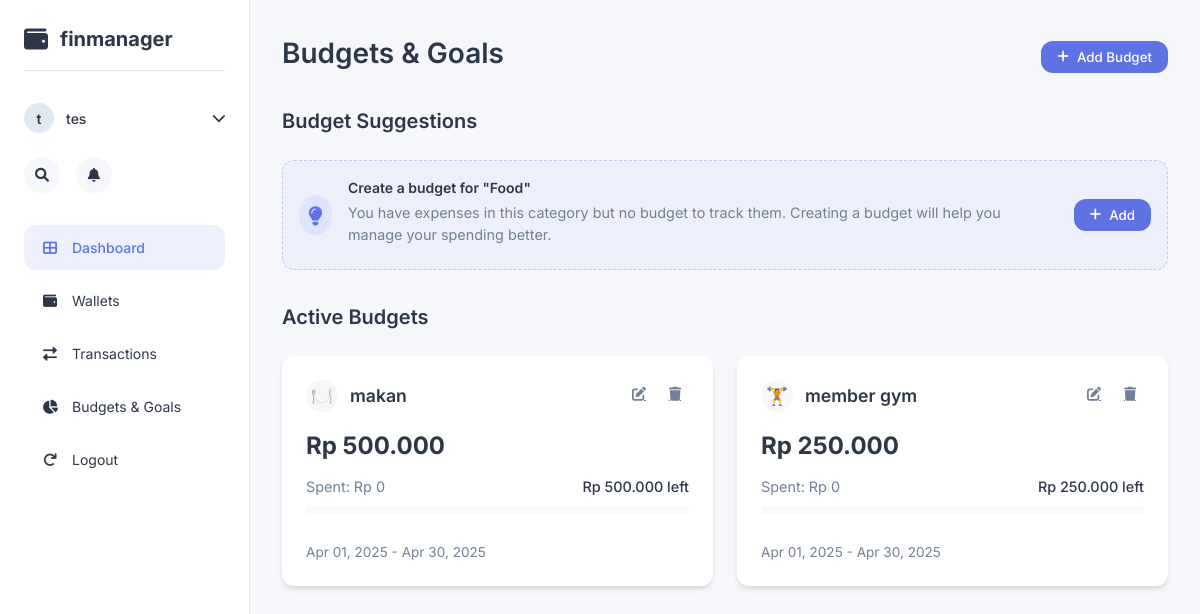
The page /budgets.php (signed in) on the database its author committed.
### tables this page shows
CREATE TABLE `budgets` (
  `id` int(11) NOT NULL,
  `user_id` int(11) NOT NULL,
  `category` varchar(50) NOT NULL,
  `amount` decimal(10,2) NOT NULL,
  `period` varchar(20) NOT NULL DEFAULT 'monthly',
  `icon` varchar(10) NOT NULL DEFAULT '?',
  `start_date` date NOT NULL,
  `end_date` date NOT NULL,
  `created_at` timestamp NOT NULL DEFAULT current_timestamp()
);

### budgets.php (the view, shortened to what this page needs)
<?php
require_once "config.php";
$unbudgeted_expense_categories = [];
$sql = "SELECT DISTINCT category FROM expenses
        WHERE user_id = ? AND category NOT IN
        (SELECT category FROM budgets WHERE user_id = ? AND CURDATE() BETWEEN start_date AND end_date)
        ORDER BY category";
if($stmt = mysqli_prepare($conn, $sql)){
    mysqli_stmt_bind_param($stmt, "ii", $_SESSION["id"], $_SESSION["id"]);
    if(mysqli_stmt_execute($stmt)){
        $result = mysqli_stmt_get_result($stmt);
        while($row = mysqli_fetch_assoc($result)){
            $unbudgeted_expense_categories[] = $row['category'];
        }
    }
}
$sql = "SELECT b.id, b.category, b.amount as budget_amount, b.icon, b.start_date, b.end_date,
        COALESCE(SUM(e.amount), 0) as spent_amount
        FROM budgets b
        LEFT JOIN expenses e ON b.category = e.category AND e.date BETWEEN b.start_date AND b.end_date AND e.user_id = b.user_id
        WHERE b.user_id = ? AND CURDATE() BETWEEN b.start_date AND b.end_date
        GROUP BY b.id, b.category, b.amount, b.icon, b.start_date, b.end_date
        ORDER BY b.end_date DESC";
$active_budgets = [];
if($stmt = mysqli_prepare($conn, $sql)){
    mysqli_stmt_bind_param($stmt, "i", $_SESSION["id"]);
    mysqli_stmt_execute($stmt);
    $result = mysqli_stmt_get_result($stmt);
    while($row = mysqli_fetch_array($result)){
        $active_budgets[] = $row;
    }
}
function formatIDR($number) {
    return number_format($number, 0, ',', '.');
}
?>
<!DOCTYPE html>
<html lang="en">
<head>
    <link rel="stylesheet" href="https://cdnjs.cloudflare.com/ajax/libs/font-awesome/6.0.0-beta3/css/all.min.css">
</head>
<body>
    <div class="app-container">
        <div class="sidebar">
            <div class="logo-container">
                <i class="fas fa-wallet"></i>
                <span class="logo-text">finmanager</span>
            </div>
            <div class="user-menu">
                <div class="user-avatar"><?php echo substr($_SESSION["username"], 0, 1); ?></div>
                <div class="user-name"><?php echo htmlspecialchars($_SESSION["username"]); ?></div>
                <i class="fas fa-chevron-down"></i>
            </div>
            <div class="sidebar-search">
                <i class="fas fa-search"></i>
            </div>
            <div class="sidebar-notifications">
                <i class="fas fa-bell"></i>
            </div>
            <nav class="sidebar-nav">
                <a href="index.php" class="nav-item active">
                    <i class="fas fa-th-large"></i>
                    <span>Dashboard</span>
                </a>
                <a href="wallets.php" class="nav-item">
                    <i class="fas fa-wallet"></i>
                    <span>Wallets</span>
                </a>
                <a href="transactions.php" class="nav-item">
                    <i class="fas fa-exchange-alt"></i>
                    <span>Transactions</span>
                </a>
                <a href="budgets.php" class="nav-item">
                    <i class="fas fa-chart-pie"></i>
                    <span>Budgets & Goals</span>
                </a>
                <a href="logout.php" class="nav-item">
                    <i class="fas fa-redo"></i>
                    <span>Logout</span>
                </a>
            </nav>
        </div>
        <div class="main-content">
            <div class="budgets-header">
                <h1>Budgets & Goals</h1>
                <button class="btn-add-budget" id="openModalBtn">
                    <i class="fas fa-plus"></i>
                    <span>Add Budget</span>
                </button>
            </div>
            <?php if(!empty($unbudgeted_expense_categories)): ?>
            <div class="suggestions-container">
                <h2 class="section-title">Budget Suggestions</h2>
                <?php foreach($unbudgeted_expense_categories as $category): ?>
                <div class="suggestion-card">
                    <div class="suggestion-icon">
                        <i class="fas fa-lightbulb"></i>
                    </div>
                    <div class="suggestion-content">
                        <div class="suggestion-title">Create a budget for "<?php echo htmlspecialchars($category); ?>"</div>
                        <div class="suggestion-description">
                            You have expenses in this category but no budget to track them. Creating a budget will help you manage your spending better.
                        </div>
                    </div>
                    <div class="suggestion-action">
                        <button class="btn-add-budget" onclick="suggestBudget('<?php echo htmlspecialchars($category); ?>')">
                            <i class="fas fa-plus"></i>
                            <span>Add</span>
                        </button>
                    </div>
                </div>
                <?php endforeach; ?>
            </div>
            <?php endif; ?>
            <h2 class="section-title">Active Budgets</h2>
            <?php if(count($active_budgets) > 0): ?>
            <div class="budgets-grid">
                <?php foreach($active_budgets as $budget):
                    $spent = $budget['spent_amount'];
                    $total = $budget['budget_amount'];
                    $remaining = $total - $spent;
                ?>
                <div class="budget-card">
                    <div class="budget-card-header">
                        <div class="budget-title">
                            <div class="budget-icon"><?php echo htmlspecialchars($budget['icon']); ?></div>
                            <div class="budget-name"><?php echo htmlspecialchars($budget['category']); ?></div>
                        </div>
                        <div class="budget-actions">
                            <a href="?edit=<?php echo $budget['id']; ?>" class="budget-action-btn">
                                <i class="fas fa-edit"></i>
                            </a>
                            <a href="?delete=<?php echo $budget['id']; ?>" class="budget-action-btn" onclick="return confirm('Are you sure you want to delete this budget?');">
                                <i class="fas fa-trash"></i>
                            </a>
                        </div>
                    </div>
                    <div class="budget-amount">Rp <?php echo formatIDR($total); ?></div>
                    <div class="budget-progress-container">
                        <div class="budget-progress-info">
                            <div class="budget-spent">Spent: Rp <?php echo formatIDR($spent); ?></div>
                            <div class="budget-remaining">Rp <?php echo formatIDR($remaining); ?> left</div>
                        </div>
                        <div class="progress-bar">
                        </div>
                    </div>
                    <div class="budget-dates">
                        <?php echo date('M d, Y', strtotime($budget['start_date'])); ?> - <?php echo date('M d, Y', strtotime($budget['end_date'])); ?>
                    </div>
                </div>
                <?php endforeach; ?>
            </div>
            <?php endif; ?>
        </div>
    </div>
</body>
</html>

### rows shown on the page
budgets: icon "🍽️", category "makan", amount "500.000", spent "0", remaining "500.000", start_date "Apr 01, 2025", end_date "Apr 30, 2025"
budgets: icon "🏋️", category "member gym", amount "250.000", spent "0", remaining "250.000", start_date "Apr 01, 2025", end_date "Apr 30, 2025"

### other values the page prints
substr($_SESSION["username"], 0, 1) "t"
$_SESSION["username"] "tes"
$category "Food"
